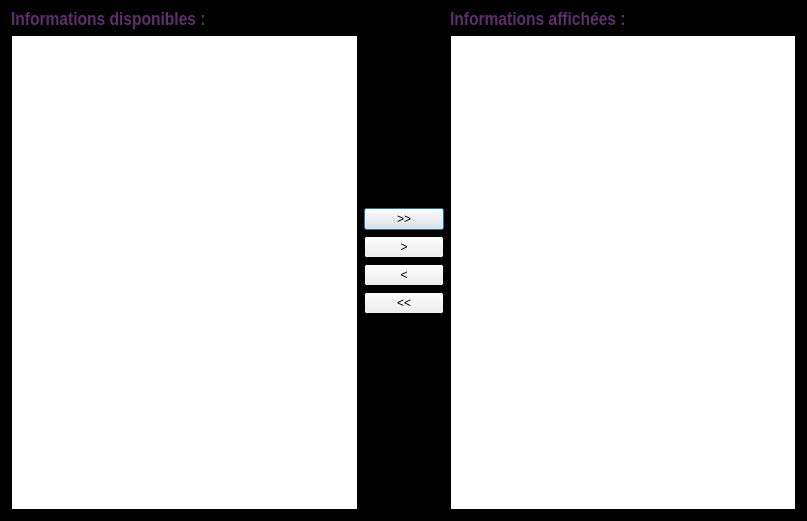
<?xml version="1.0" encoding="UTF-8"?>
<ui version="4.0">
 <class>QueryClass</class>
 <widget class="QDialog" name="QueryClass">
  <property name="geometry">
   <rect>
    <x>0</x>
    <y>0</y>
    <width>807</width>
    <height>521</height>
   </rect>
  </property>
  <property name="palette">
   <palette>
    <active>
     <colorrole role="WindowText">
      <brush brushstyle="SolidPattern">
       <color alpha="255">
        <red>94</red>
        <green>47</green>
        <blue>106</blue>
       </color>
      </brush>
     </colorrole>
     <colorrole role="Base">
      <brush brushstyle="SolidPattern">
       <color alpha="255">
        <red>255</red>
        <green>255</green>
        <blue>255</blue>
       </color>
      </brush>
     </colorrole>
     <colorrole role="Window">
      <brush brushstyle="SolidPattern">
       <color alpha="255">
        <red>0</red>
        <green>0</green>
        <blue>0</blue>
       </color>
      </brush>
     </colorrole>
     <colorrole role="Link">
      <brush brushstyle="SolidPattern">
       <color alpha="255">
        <red>94</red>
        <green>47</green>
        <blue>106</blue>
       </color>
      </brush>
     </colorrole>
     <colorrole role="LinkVisited">
      <brush brushstyle="SolidPattern">
       <color alpha="255">
        <red>94</red>
        <green>47</green>
        <blue>106</blue>
       </color>
      </brush>
     </colorrole>
    </active>
    <inactive>
     <colorrole role="WindowText">
      <brush brushstyle="SolidPattern">
       <color alpha="255">
        <red>94</red>
        <green>47</green>
        <blue>106</blue>
       </color>
      </brush>
     </colorrole>
     <colorrole role="Base">
      <brush brushstyle="SolidPattern">
       <color alpha="255">
        <red>255</red>
        <green>255</green>
        <blue>255</blue>
       </color>
      </brush>
     </colorrole>
     <colorrole role="Window">
      <brush brushstyle="SolidPattern">
       <color alpha="255">
        <red>0</red>
        <green>0</green>
        <blue>0</blue>
       </color>
      </brush>
     </colorrole>
     <colorrole role="Link">
      <brush brushstyle="SolidPattern">
       <color alpha="255">
        <red>94</red>
        <green>47</green>
        <blue>106</blue>
       </color>
      </brush>
     </colorrole>
     <colorrole role="LinkVisited">
      <brush brushstyle="SolidPattern">
       <color alpha="255">
        <red>94</red>
        <green>47</green>
        <blue>106</blue>
       </color>
      </brush>
     </colorrole>
    </inactive>
    <disabled>
     <colorrole role="WindowText">
      <brush brushstyle="SolidPattern">
       <color alpha="255">
        <red>120</red>
        <green>120</green>
        <blue>120</blue>
       </color>
      </brush>
     </colorrole>
     <colorrole role="Base">
      <brush brushstyle="SolidPattern">
       <color alpha="255">
        <red>0</red>
        <green>0</green>
        <blue>0</blue>
       </color>
      </brush>
     </colorrole>
     <colorrole role="Window">
      <brush brushstyle="SolidPattern">
       <color alpha="255">
        <red>0</red>
        <green>0</green>
        <blue>0</blue>
       </color>
      </brush>
     </colorrole>
     <colorrole role="Link">
      <brush brushstyle="SolidPattern">
       <color alpha="255">
        <red>94</red>
        <green>47</green>
        <blue>106</blue>
       </color>
      </brush>
     </colorrole>
     <colorrole role="LinkVisited">
      <brush brushstyle="SolidPattern">
       <color alpha="255">
        <red>94</red>
        <green>47</green>
        <blue>106</blue>
       </color>
      </brush>
     </colorrole>
    </disabled>
   </palette>
  </property>
  <property name="windowTitle">
   <string>Query</string>
  </property>
  <layout class="QVBoxLayout" name="verticalLayout_2">
   <item>
    <layout class="QHBoxLayout" name="horizontalLayout">
     <item>
      <layout class="QVBoxLayout" name="verticalLayout_3">
       <item>
        <widget class="QLabel" name="label">
         <property name="font">
          <font>
           <family>Arial Narrow</family>
           <pointsize>14</pointsize>
           <weight>75</weight>
           <bold>true</bold>
          </font>
         </property>
         <property name="text">
          <string>Informations disponibles :</string>
         </property>
        </widget>
       </item>
       <item>
        <widget class="QListView" name="globalListView">
         <property name="alternatingRowColors">
          <bool>true</bool>
         </property>
         <property name="selectionMode">
          <enum>QAbstractItemView::ExtendedSelection</enum>
         </property>
         <property name="selectionBehavior">
          <enum>QAbstractItemView::SelectRows</enum>
         </property>
        </widget>
       </item>
      </layout>
     </item>
     <item>
      <layout class="QVBoxLayout" name="verticalLayout">
       <item>
        <spacer name="verticalSpacer">
         <property name="orientation">
          <enum>Qt::Vertical</enum>
         </property>
         <property name="sizeHint" stdset="0">
          <size>
           <width>20</width>
           <height>40</height>
          </size>
         </property>
        </spacer>
       </item>
       <item>
        <widget class="QPushButton" name="addAllPushButton">
         <property name="text">
          <string>&gt;&gt;</string>
         </property>
        </widget>
       </item>
       <item>
        <widget class="QPushButton" name="addPushButton">
         <property name="text">
          <string>&gt;</string>
         </property>
        </widget>
       </item>
       <item>
        <widget class="QPushButton" name="removePushButton">
         <property name="text">
          <string>&lt;</string>
         </property>
        </widget>
       </item>
       <item>
        <widget class="QPushButton" name="removeAllPushButton">
         <property name="text">
          <string>&lt;&lt;</string>
         </property>
        </widget>
       </item>
       <item>
        <spacer name="verticalSpacer_2">
         <property name="orientation">
          <enum>Qt::Vertical</enum>
         </property>
         <property name="sizeHint" stdset="0">
          <size>
           <width>20</width>
           <height>40</height>
          </size>
         </property>
        </spacer>
       </item>
      </layout>
     </item>
     <item>
      <layout class="QVBoxLayout" name="verticalLayout_4">
       <item>
        <widget class="QLabel" name="label_2">
         <property name="font">
          <font>
           <family>Arial Narrow</family>
           <pointsize>14</pointsize>
           <weight>75</weight>
           <bold>true</bold>
          </font>
         </property>
         <property name="text">
          <string>Informations affichées :</string>
         </property>
        </widget>
       </item>
       <item>
        <widget class="QListView" name="selectListView">
         <property name="alternatingRowColors">
          <bool>true</bool>
         </property>
         <property name="selectionMode">
          <enum>QAbstractItemView::ExtendedSelection</enum>
         </property>
         <property name="selectionBehavior">
          <enum>QAbstractItemView::SelectRows</enum>
         </property>
        </widget>
       </item>
      </layout>
     </item>
    </layout>
   </item>
  </layout>
 </widget>
 <layoutdefault spacing="6" margin="11"/>
 <resources/>
 <connections/>
</ui>
